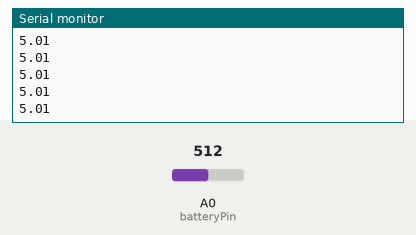
Bench run of a sketch on a simulated Arduino Uno, built with avr-gcc and run on an emulated ATmega328P. Shown: the last lines printed to the serial monitor. Inputs (shaded band) come from the test bench; at power-on: A0 (batteryPin) = 512.

Above: at 1.2 s.
1.3 s: A0 (batteryPin) set to 716
At 1.8 s:
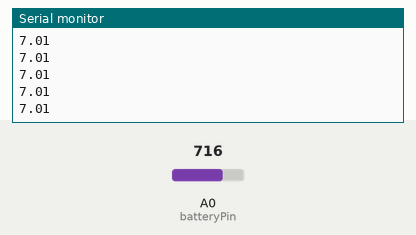
2.8 s: A0 (batteryPin) set to 900
At 3.3 s:
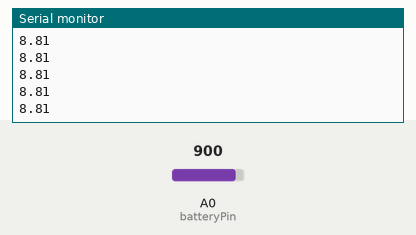
Timing chart, 0 to 5.8 s (numbered marks = the images above; inputs shaded):
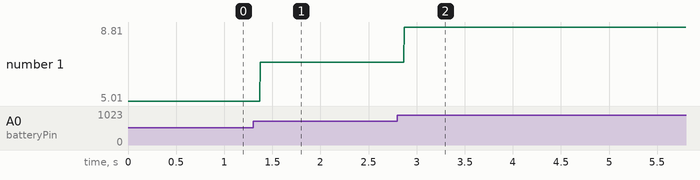

Measured:
- after the input at 1.3 s, the serial monitor: prints a new line after 0.07 s (image 1)
- after the input at 2.8 s, the serial monitor: prints a new line after 0.07 s (image 2)
- plotted number 1: 5.01 → 7.01 after the input at 1.3 s, 7.01 → 8.81 after the input at 2.8 s

The sketch:

5.11_Measuring_Voltages_More_Than_5V_.ino
```cpp
/*
 * - Display the voltage of a 9V Battery
 * and trigger an alarm LED when the voltage
 * falls below a certain level.
 */

const int referenceVolts = 5; // Default reference on a 5-volt board

const int R1 = 1000; // Value for a maximum voltage of 10 Volts
const int R2 = 1000;

// Determine by voltage resistors
const int resistorFactor = 511;
const int batteryPin = 0;

void setup() {
  Serial.begin(9600);

}

void loop() {
  float val = analogRead(batteryPin);  // Read value from the sensor (The variable is of type float)
  //Serial.println(val);
  float volts = (val/resistorFactor) * referenceVolts; // Calculate the ratio
  Serial.println(volts);  // Print the value in volts

}
```
